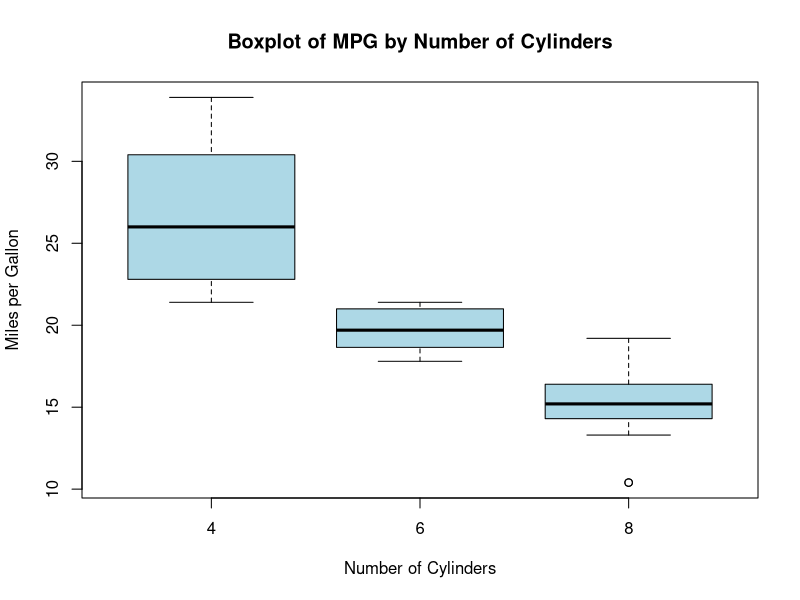

Reproduce this figure in R.
# Load the mtcars dataset
data(mtcars)

# Create a boxplot for 'mpg' by 'cyl'
boxplot(mpg ~ cyl, data = mtcars, 
        xlab = "Number of Cylinders", 
        ylab = "Miles per Gallon", 
        main = "Boxplot of MPG by Number of Cylinders",
        col = "lightblue")